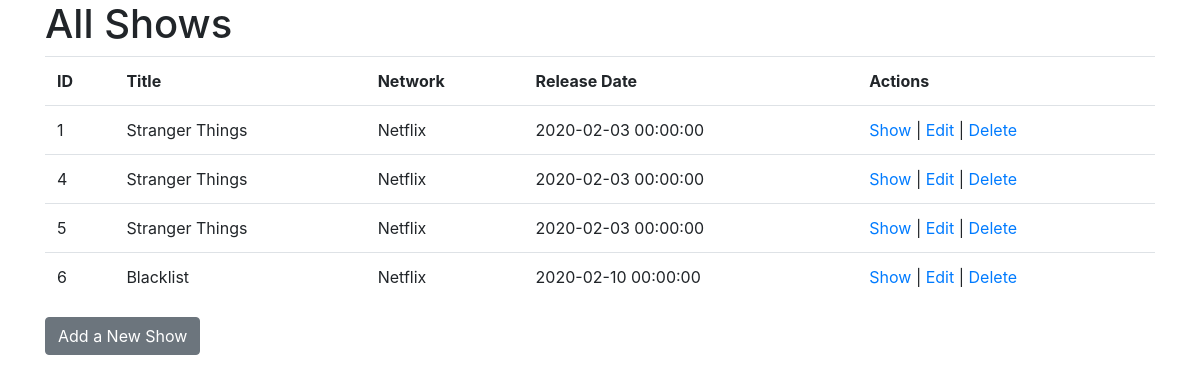
The app's page /shows, older data.
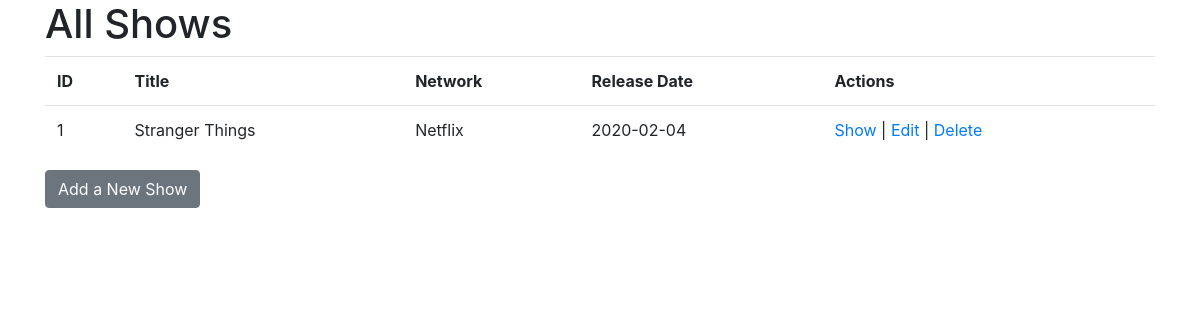
The same page, newer data.
### tv_shows_app/models.py (models this page shows)
class TVshow(models.Model):
    title = models.CharField(max_length=255)
    network = models.CharField(max_length=255)
    release_date = models.CharField(max_length=255)
    desc = models.TextField(default=True)
    created_at = models.DateTimeField(auto_now_add=True)
    updated_at = models.DateTimeField(auto_now=True)
    objects = TVshowManager()

### tv_shows_app/views.py (the view)
# urls.py: path('shows', views.shows),
def shows(request):
    context = {
        "all_shows": TVshow.objects.all()
    }
    return render(request, "shows.html", context)

### tv_shows_app/templates/shows.html (shortened to what this page needs)
<!DOCTYPE html>
<html lang="en">
<head>
    <link rel="stylesheet" href="https://stackpath.bootstrapcdn.com/bootstrap/4.4.1/css/bootstrap.min.css">
</head>
<body>
    <div class="container">
        <h1>All Shows</h1>
        <table class="table">
            <tr>
                <th scope="col">ID</th>
                <th scope="col">Title</th>
                <th scope="col">Network</th>
                <th scope="col">Release Date</th>
                <th scope="col">Actions</th>
            </tr>
            {% for show in all_shows %}
                <tr>
                    <td>{{show.id}}</td>
                    <td>{{show.title}}</td>
                    <td>{{show.network}}</td>
                    <td>{{show.release_date}}</td>
                    <td>
                        <a href="/shows/{{show.id}}">Show</a> |
                        <a href="/shows/{{show.id}}/edit">Edit</a> |
                        <a href="/shows/{{show.id}}/destroy">Delete</a>
                    </td>
                </tr>
            {% endfor %}
        </table>
        <div><a href="shows/new" class="btn btn-secondary">Add a New Show</a></div>
    </div>
</body>
</html>

Row changes from the older to the newer data that the page shows:
removed TVshow: id "4", title "Stranger Things", network "Netflix", release_date "2020-02-03 00:00:00"
removed TVshow: id "5", title "Stranger Things", network "Netflix", release_date "2020-02-03 00:00:00"
removed TVshow: id "6", title "Blacklist", network "Netflix", release_date "2020-02-10 00:00:00"
changed TVshow "Stranger Things": release_date "2020-02-03 00:00:00" → "2020-02-04"
